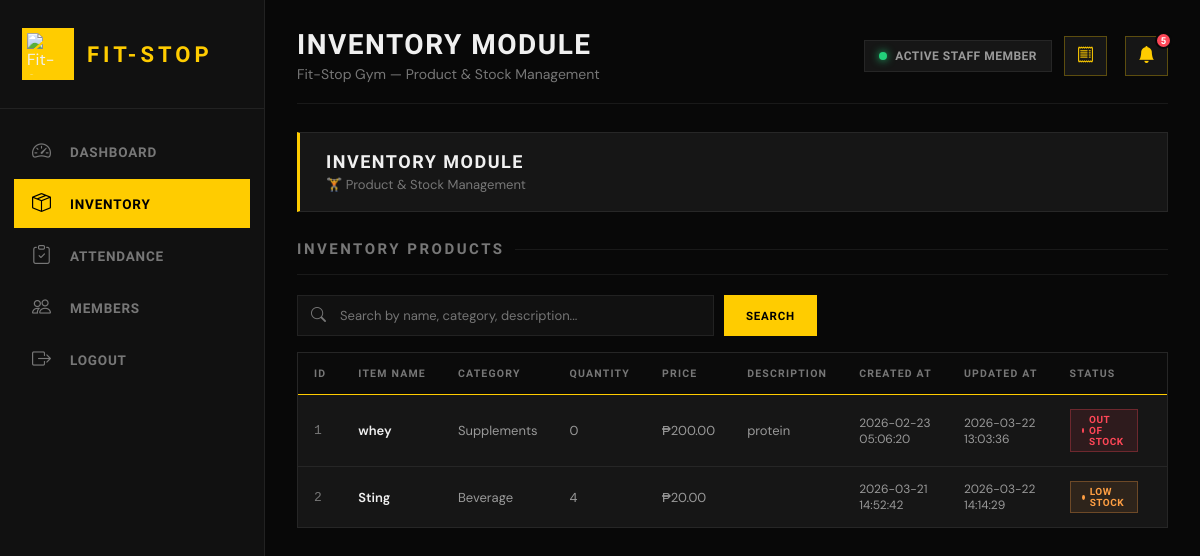
Page /staff/inventory.php on the earlier database version.
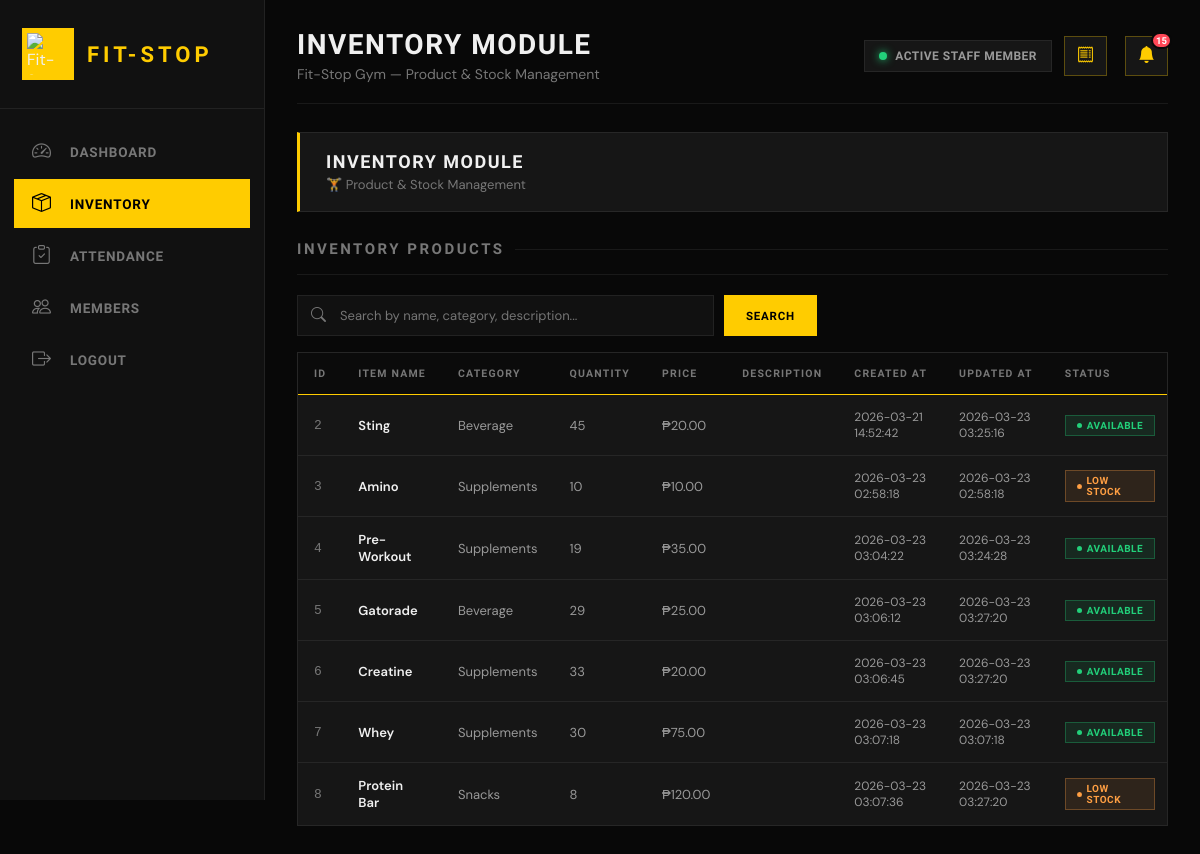
Same page on the later database version.
### tables this page shows
CREATE TABLE inventory (   id INTEGER PRIMARY KEY AUTOINCREMENT,   item_name VARCHAR(100) NOT NULL,   category VARCHAR(50) NOT NULL,   quantity INTEGER NOT NULL DEFAULT 0,   price DECIMAL(10, 2) NOT NULL DEFAULT 0.00,   description TEXT,   created_at TIMESTAMP DEFAULT CURRENT_TIMESTAMP,   updated_at TIMESTAMP DEFAULT CURRENT_TIMESTAMP );

### staff/inventory.php (the view, shortened to what the changed rows need)
<?php
require_once '../login/connection.php';
try {
    $rows = $pdo->query("SELECT * FROM inventory ORDER BY id ASC")->fetchAll(PDO::FETCH_ASSOC);
} catch (Exception $e) { $rows = []; }
try {
    $txCount    = (int)$pdo->query("SELECT COUNT(*) FROM transactions")->fetchColumn();
    $stockCount = (int)$pdo->query("SELECT COUNT(*) FROM inventory WHERE quantity <= 10")->fetchColumn();
    $notifCount = $txCount + $stockCount;
} catch (Exception $e) { $notifCount = 0; }
?>
<!DOCTYPE html>
<html lang="en">
<head>
  <link rel="stylesheet" href="staff.css">
  <link href="https://cdn.jsdelivr.net/npm/bootstrap-icons/font/bootstrap-icons.css" rel="stylesheet">
</head>
<body>
<div class="dashboard">
  <main class="main-content">
    <div class="topbar">
      <div class="topbar-left">
        <h1>Inventory Module</h1>
      </div>
      <div class="topbar-right">
        <div class="notif-wrapper" id="notifWrapper">
          <button class="notif-bell-btn" onclick="toggleNotifPanel()" title="Notification History">
            <i class="bi bi-bell-fill"></i>
            <span class="notif-badge <?= $notifCount === 0 ? 'hidden' : '' ?>" id="notifBadge">
              <?= $notifCount > 99 ? '99+' : $notifCount ?>
            </span>
          </button>
        </div>
      </div>
    </div>
    <section class="inventory-section">
      <h2>Inventory Products</h2>
      <div class="inventory-table">
        <table>
          <thead>
            <tr>
              <th>ID</th><th>Item Name</th><th>Category</th><th>Quantity</th>
              <th>Price</th><th>Description</th><th>Created At</th><th>Updated At</th>
              <th>Status</th><th>Actions</th>
            </tr>
          </thead>
          <tbody id="inventoryBody">
            <?php foreach ($rows as $row):
              $qty = (int)$row['quantity'];
              if ($qty === 0)     { $statusCls = 'inactive';  $statusTxt = 'Out of Stock'; }
              elseif ($qty <= 10) { $statusCls = 'low-stock'; $statusTxt = 'Low Stock'; }
              else                { $statusCls = 'active';    $statusTxt = 'Available'; }
              $priceFormatted = '&#8369;' . number_format((float)$row['price'], 2);
            ?>
            <tr data-id="<?= $row['id'] ?>"
                data-name="<?= htmlspecialchars($row['item_name']) ?>"
                data-category="<?= htmlspecialchars($row['category']) ?>"
                data-qty="<?= $qty ?>"
                data-price="<?= $row['price'] ?>"
                data-description="<?= htmlspecialchars($row['description'] ?? '') ?>"
                data-created="<?= $row['created_at'] ?>"
                data-updated="<?= $row['updated_at'] ?>">
              <td style="color:var(--text-muted);font-family:monospace;"><?= $row['id'] ?></td>
              <td style="color:var(--text-primary);font-weight:600;"><?= htmlspecialchars($row['item_name']) ?></td>
              <td><?= htmlspecialchars($row['category']) ?></td>
              <td class="qty-cell"><?= $qty ?></td>
              <td><?= $priceFormatted ?></td>
              <td style="max-width:180px;white-space:nowrap;overflow:hidden;text-overflow:ellipsis;"><?= htmlspecialchars($row['description'] ?? '—') ?></td>
              <td class="created-cell" style="font-size:12px;"><?= $row['created_at'] ?></td>
              <td class="updated-cell" style="font-size:12px;"><?= $row['updated_at'] ?></td>
              <td><span class="status-badge <?= $statusCls ?>"><?= $statusTxt ?></span></td>
              <td>
              </td>
            </tr>
            <?php endforeach; ?>
          </tbody>
        </table>
      </div>
    </section>
  </main>
</div>
</body>
</html>

Differences in the rows shown:
removed inventory: id "1", item_name "whey", category "Supplements", quantity "0", price "₱200.00", description "protein", created_at "2026-02-23 05:06:20", updated_at "2026-03-22 13:03:36", quantity "OUT OF STOCK"
changed inventory "Sting": quantity "4" → "45"; updated_at "2026-03-22 14:14:29" → "2026-03-23 03:25:16"; quantity "LOW STOCK" → "AVAILABLE"
added inventory: id "3", item_name "Amino", category "Supplements", quantity "10", price "₱10.00", created_at "2026-03-23 02:58:18", updated_at "2026-03-23 02:58:18", quantity "LOW STOCK"
added inventory: id "4", item_name "Pre-Workout", category "Supplements", quantity "19", price "₱35.00", created_at "2026-03-23 03:04:22", updated_at "2026-03-23 03:24:28", quantity "AVAILABLE"
added inventory: id "5", item_name "Gatorade", category "Beverage", quantity "29", price "₱25.00", created_at "2026-03-23 03:06:12", updated_at "2026-03-23 03:27:20", quantity "AVAILABLE"
added inventory: id "6", item_name "Creatine", category "Supplements", quantity "33", price "₱20.00", created_at "2026-03-23 03:06:45", updated_at "2026-03-23 03:27:20", quantity "AVAILABLE"
added inventory: id "7", item_name "Whey", category "Supplements", quantity "30", price "₱75.00", created_at "2026-03-23 03:07:18", updated_at "2026-03-23 03:07:18", quantity "AVAILABLE"
added inventory: id "8", item_name "Protein Bar", category "Snacks", quantity "8", price "₱120.00", created_at "2026-03-23 03:07:36", updated_at "2026-03-23 03:27:20", quantity "LOW STOCK"
Other differences:
$notifCount: "5" → "15"
